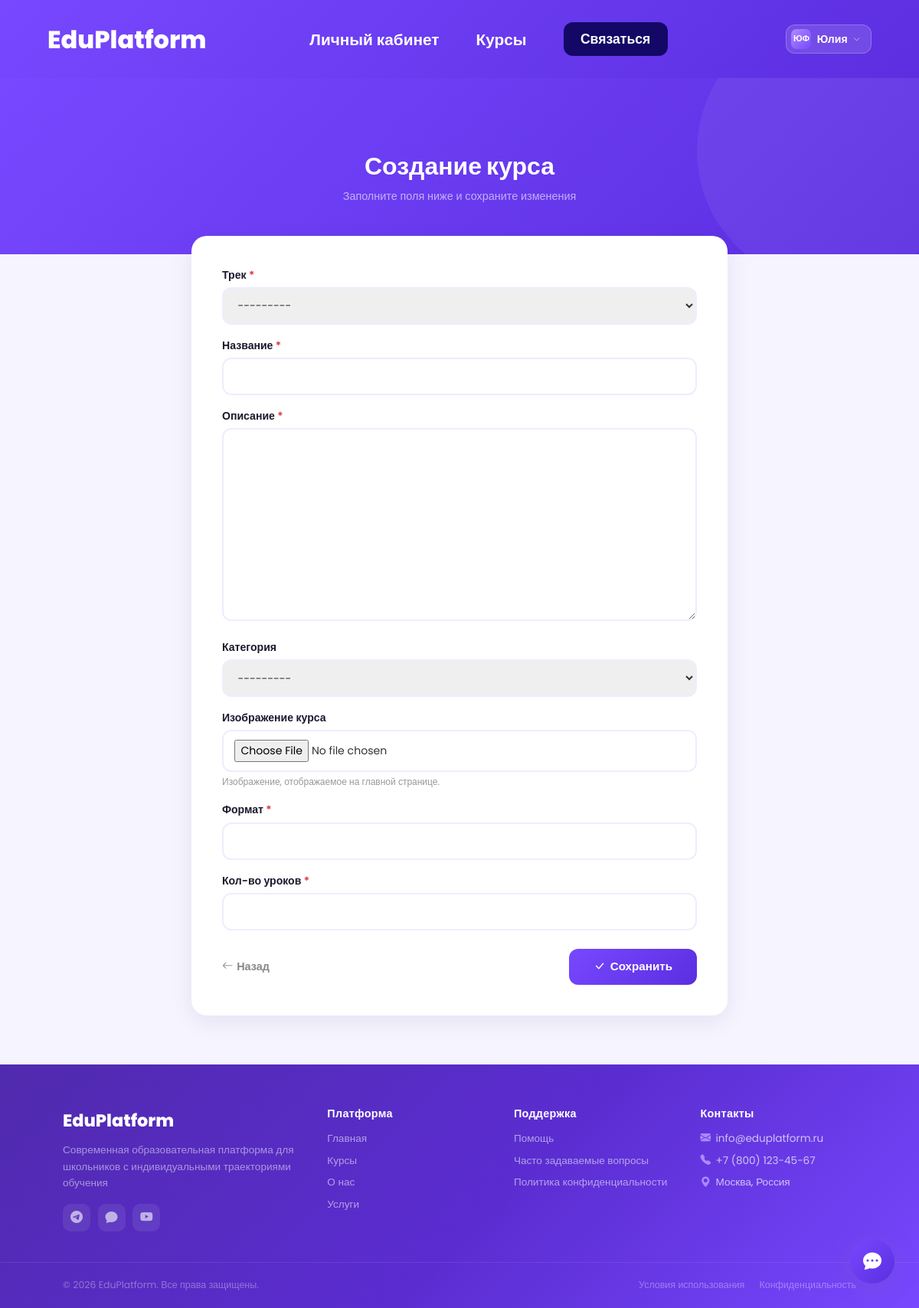
/education/courses/create/ (signed in), run on the app's committed database.
### apps/users/models.py (models this page shows, shortened)
class User(AbstractBaseUser, PermissionsMixin):
    class Role(models.TextChoices):
        STUDENT = "student", "Обучающийся"
        PARENT = "parent", "Родитель"
        MENTOR = "mentor", "Наставник"
        ADMIN = "admin", "Администратор"
    username = models.CharField(
        max_length=50,
        unique=True,
        verbose_name="Никнейм"
    )
    email = models.EmailField(
        unique=True,
        verbose_name="Email"
    )
    first_name = models.CharField(max_length=100, verbose_name="Имя")
    last_name = models.CharField(max_length=100, verbose_name="Фамилия")
    role = models.CharField(
        max_length=20,
        choices=Role.choices,
        verbose_name="Роль",
        null=True,
        blank=True,
    )
    phone = models.CharField(
        max_length=20,
        blank=True,
        verbose_name="Телефон"
    )
    avatar = models.ImageField(
        upload_to="avatars/",
        blank=True,
        null=True,
        verbose_name="Аватар"
    )
    is_active = models.BooleanField(default=True, verbose_name="Активен")
    is_staff = models.BooleanField(default=False, verbose_name="Доступ в админку")
    date_joined = models.DateTimeField(
        default=timezone.now,
        verbose_name="Дата регистрации"
    )
    USERNAME_FIELD = "username"
    REQUIRED_FIELDS = ["email", "first_name", "last_name"]
    objects = UserManager()
    def get_full_name(self):
        return f"{self.first_name} {self.last_name}"
    class Meta:
        verbose_name = "Пользователь"
        verbose_name_plural = "Пользователи"

### apps/education/views.py (the view, shortened to what this page needs)
# urls.py: path("courses/create/", CourseCreateView.as_view(), name="course_create"),
class CourseCreateView(RoleRequiredMixin, FormTitleMixin, CreateView):
    model = Course
    fields = ["track", "name", "description", "category", "image", "format", "duration_hours"]
    template_name = "common/form.html"
    success_url = reverse_lazy("course_list")
    allowed_roles = (User.Role.ADMIN, User.Role.MENTOR)
    form_title_create = "Создание курса"

### apps/common/mixins.py (called while the page is built)
    def dispatch(self, request, *args, **kwargs):
        if not self.allowed_roles:
            return super().dispatch(request, *args, **kwargs)
        if not hasattr(request.user, "role"):
            return redirect("login")
        if request.user.role not in self.allowed_roles:
            return redirect("login")
        return super().dispatch(request, *args, **kwargs)

    def get_form_title(self) -> str:
        if getattr(self, "object", None) is not None:
            return self.form_title_update
        return self.form_title_create

    def get_context_data(self, **kwargs):
        context = super().get_context_data(**kwargs)
        context["form_title"] = self.get_form_title()
        context["form_subtitle"] = "Заполните поля ниже и сохраните изменения"
        return context

### apps/education/models.py (called while the page is built)
    def __str__(self):
        return self.name

    def __str__(self):
        return self.name

### templates/common/form.html (shortened to what this page needs)
{% extends "base_template.html" %}
{% load static %}
{% block content %}
<section class="form-hero">
  <h1>{{ form_title }}</h1>
  {% if form_subtitle %}<p>{{ form_subtitle }}</p>{% endif %}
</section>
<div class="form-wrap">
  <form method="post" novalidate enctype="multipart/form-data">
    {% for field in form %}
      <div class="mb-3">
        <label>
          {{ field.label }}
          {% if field.field.required %}<span class="text-danger">*</span>{% endif %}
        </label>
        {{ field }}
        {% if field.help_text %}<div class="form-text">{{ field.help_text }}</div>{% endif %}
      </div>
    {% endfor %}
    <div class="form-actions">
      <a href="javascript:history.back()" class="btn-back"><i class="bi bi-arrow-left"></i> Назад</a>
      <button type="submit" class="btn-save"><i class="bi bi-check-lg"></i> Сохранить</button>
    </div>
  </form>
</div>
{% endblock %}

### templates/base_template.html (shortened to what this page needs)
{% load static %}
{% load l10n %}
<!DOCTYPE html>
<html lang="ru">
<head>
  <link rel="stylesheet" href="https://cdn.jsdelivr.net/npm/bootstrap-icons@1.10.5/font/bootstrap-icons.css">
  <link href="https://cdn.jsdelivr.net/npm/bootstrap@5.3.8/dist/css/bootstrap.min.css" rel="stylesheet">
</head>
<body>
<header class="site-header">
  <div class="container header-inner">
    <a href="{% if user.is_authenticated %}{% url 'home' %}{% else %}{% url 'home' %}{% endif %}" class="logo" style="text-decoration:none;color:#fff;font-weight: 800;">EduPlatform</a>
    <ul class="nav">
      {% if user.is_authenticated %}
        <li>
          <a href="{% if user.role == 'student' %}{% url 'student_dashboard' %}{% elif user.role == 'parent' %}{% url 'parent_dashboard' %}{% elif user.role == 'mentor' %}{% url 'mentor_dashboard' %}{% elif user.role == 'admin' %}{% url 'admin_dashboard' %}{% else %}{% url 'home' %}{% endif %}">Личный кабинет</a>
        </li>
        <li><a href="{% url 'all_courses' %}">Курсы</a></li>
      {% else %}
        <li><a href="{% url 'home' %}">Главная</a></li>
        <li><a href="{% url 'about' %}">О нас</a></li>
        <li><a href="{% url 'services' %}">Услуги</a></li>
        <li><a href="{% url 'all_courses' %}">Курсы</a></li>
      {% endif %}
        <li><a href="{% url 'home' %}#contact-form" class="contact-btn">Связаться</a></li>
    </ul>
    <div class="nav-auth">
      {% if user.is_authenticated %}
        <div class="account-wrap" id="acWrap">
          <button class="account-btn" onclick="toggleAcMenu(event)">
            <div class="account-ava">
              {% if user.avatar %}
                <img src="{{ user.avatar.url }}" alt="">
              {% else %}
                {{ user.first_name|slice:":1" }}{{ user.last_name|slice:":1" }}
              {% endif %}
            </div>
            {{ user.first_name }}
            <i class="bi bi-chevron-down" style="font-size:.6rem;opacity:.65"></i>
          </button>
        </div>
      {% else %}
        <a href="{% url 'login' %}" class="btn-login"><i class="bi bi-person"></i> Войти</a>
      {% endif %}
    </div>
  </div>
</header>
{% block content %}{% endblock %}
<footer class="site-footer">
  <div class="footer-top">
    <div class="container footer-grid">
      <div class="footer-brand">
        <a href="{% url 'home' %}" class="footer-logo">EduPlatform</a>
        <p class="footer-desc">Современная образовательная платформа для школьников с индивидуальными траекториями обучения</p>
        <div class="footer-socials">
          <a href="#" title="Telegram"><i class="bi bi-telegram"></i></a>
          <a href="#" title="VK"><i class="bi bi-chat-fill"></i></a>
          <a href="#" title="YouTube"><i class="bi bi-youtube"></i></a>
        </div>
      </div>
      <div class="footer-col">
        <h5>Платформа</h5>
        <ul>
          <li><a href="{% url 'home' %}">Главная</a></li>
          <li><a href="{% url 'all_courses' %}">Курсы</a></li>
          <li><a href="{% url 'about' %}">О нас</a></li>
          <li><a href="{% url 'services' %}">Услуги</a></li>
        </ul>
      </div>
      <div class="footer-col">
        <h5>Поддержка</h5>
        <ul>
          <li><a href="{% url 'help' %}">Помощь</a></li>
          <li><a href="{% url 'faq' %}">Часто задаваемые вопросы</a></li>
          <li><a href="{% url 'privacy' %}">Политика конфиденциальности</a></li>
        </ul>
      </div>
      <div class="footer-col">
        <h5>Контакты</h5>
        <ul>
          <li><i class="bi bi-envelope-fill" style="color:#a78bff;margin-right:.4rem"></i> info@eduplatform.ru</li>
          <li><i class="bi bi-telephone-fill" style="color:#a78bff;margin-right:.4rem"></i> +7 (800) 123-45-67</li>
          <li><i class="bi bi-geo-alt-fill" style="color:#a78bff;margin-right:.4rem"></i> Москва, Россия</li>
        </ul>
      </div>
    </div>
  </div>
  <div class="footer-bottom">
    <div class="container footer-bottom-inner">
      <span>© {% now 'Y' %} EduPlatform. Все права защищены.</span>
      <span class="footer-bottom-links">
        <a href="{% url 'terms' %}">Условия использования</a>
        <a href="{% url 'privacy' %}">Конфиденциальность</a>
      </span>
    </div>
  </div>
</footer>
<button class="chat-fab" onclick="toggleChat()" title="Чат поддержки" aria-label="Открыть чат">
  <i class="bi bi-chat-dots-fill"></i>
</button>
</body>
</html>

### templates/base_template.html (style rules this page uses)
body { margin:0; padding:0; font-family:'Poppins',sans-serif; color:#1a1a2e; line-height:1.6; }
.container { max-width:1140px; margin:0 auto; padding:0 2rem; }
.site-header { position:absolute; top:0; width:100%; z-index:50; padding:1.6rem 0; }
.header-inner { display:flex; align-items:center; justify-content:space-between; }
.logo { color:#fff; font-weight:800; font-size:2rem; }
.nav { display:flex; gap:3rem; list-style:none; margin:0; padding:0; align-items:center; }
.nav a { color:#fff; font-size:1.3rem; text-decoration:none; font-weight:600; }
.contact-btn { background:#130866; color:#fff !important; font-size:1.1rem !important; padding:.5rem 1.4rem; border-radius:12px; text-decoration:none; display:flex; align-items:center; transition:background .2s; }
.nav-auth { display:flex; align-items:center; gap:.75rem; margin-left:1.2rem; }
.account-wrap { position:relative; }
.account-btn { display:flex; align-items:center; gap:.45rem; background:rgba(255,255,255,.13); border:1px solid rgba(255,255,255,.22); border-radius:12px; padding:.32rem .85rem .32rem .42rem; cursor:pointer; color:#fff; font-size:.88rem; font-weight:600; font-family:'Poppins',sans-serif; transition:background .18s; white-space:nowrap; }
.account-ava { width:26px; height:26px; border-radius:7px; flex-shrink:0; background:linear-gradient(135deg,#b08aff,#7748FF); display:flex; align-items:center; justify-content:center; font-size:.7rem; font-weight:800; color:#fff; overflow:hidden; }
.site-footer { background: linear-gradient(135deg, #502aae 0%, #5b2dd1 55%, #7748FF 100%); color: rgba(255,255,255,.7); font-family: 'Poppins', sans-serif; }
.footer-top { padding: 3.5rem 0 2.5rem; }
.footer-grid { display: grid; grid-template-columns: 1.5fr 1fr 1fr 1fr; gap: 2.5rem; max-width: 1100px; margin: 0 auto; padding: 0 2rem; }
.footer-brand .footer-logo { font-size: 1.4rem; font-weight: 800; color: #fff; text-decoration: none; display: inline-block; margin-bottom: .6rem; }
.footer-desc { font-size: .85rem; line-height: 1.6; color: rgba(255,255,255,.5); margin-bottom: 1rem; }
.footer-socials { display: flex; gap: .6rem; }
.footer-socials a { width: 36px; height: 36px; border-radius: 10px; background: rgba(255,255,255,.08); display: flex; align-items: center; justify-content: center; color: rgba(255,255,255,.6); font-size: 1rem; text-decoration: none; transition: background .2s, color .2s; }
.footer-col h5 { font-size: .9rem; font-weight: 700; color: #fff; margin-bottom: .8rem; letter-spacing: .02em; }
.footer-col ul { list-style: none; padding: 0; margin: 0; }
.footer-col ul li { font-size: .85rem; margin-bottom: .45rem; display: flex; align-items: center; }
.footer-col ul li a { color: rgba(255,255,255,.55); text-decoration: none; transition: color .18s; }
.footer-bottom { border-top: 1px solid rgba(255,255,255,.08); padding: 1.2rem 0; }
.footer-bottom-inner { max-width: 1100px; margin: 0 auto; padding: 0 2rem; display: flex; justify-content: space-between; align-items: center; font-size: .78rem; color: rgba(255,255,255,.35); }
.footer-bottom-links { display: flex; gap: 1.2rem; }
.footer-bottom-links a { color: rgba(255,255,255,.35); text-decoration: none; transition: color .18s; }
.chat-fab { position: fixed; bottom: 2rem; right: 2rem; z-index: 9000; width: 58px; height: 58px; border-radius: 50%; background: linear-gradient(135deg, #7748FF, #5c2ee0); border: none; cursor: pointer; color: #fff; display: flex; align-items: center; justify-content: center; font-size: 1.5rem; box-shadow: 0 6px 28px rgba(119,72,255,.45); transition: transform .2s, box-shadow .2s; box-shadow: 0 6px 28px rgba(117, 86, 204, 0.45); }

### data on the page
User: first_name "Ю", last_name "Ф", first_name "Юлия"

### other printed values
{{ field.label }} "Трек" "Название" "Описание" "Категория" "Изображение курса" "Формат" "Кол-во уроков"
{{ field.help_text }} "Изображение, отображаемое на главной странице."
